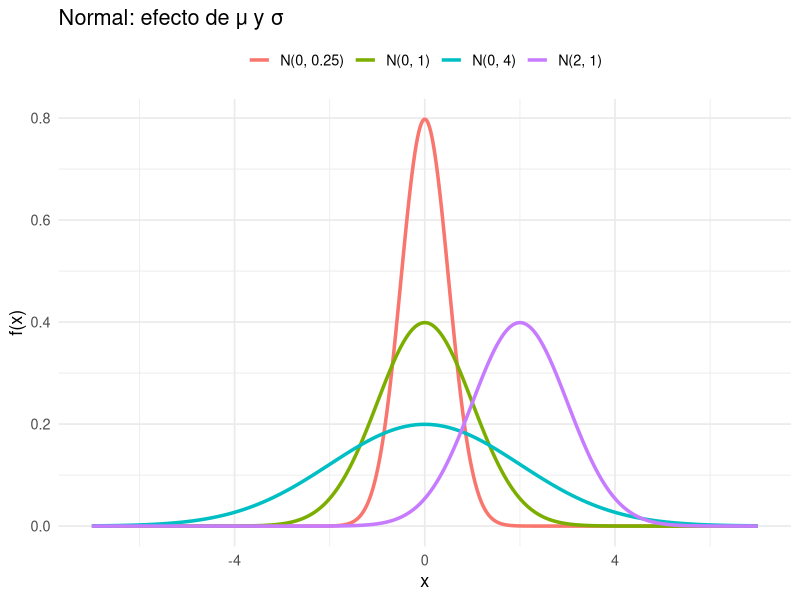
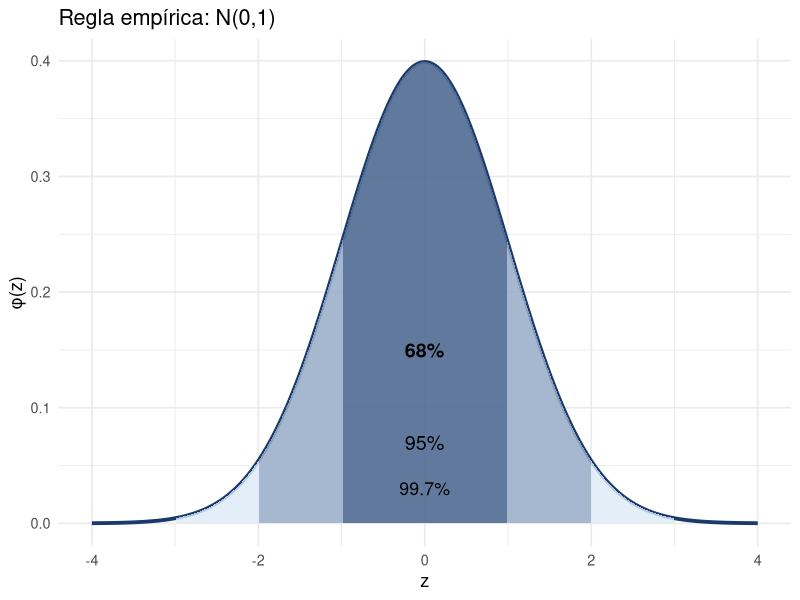
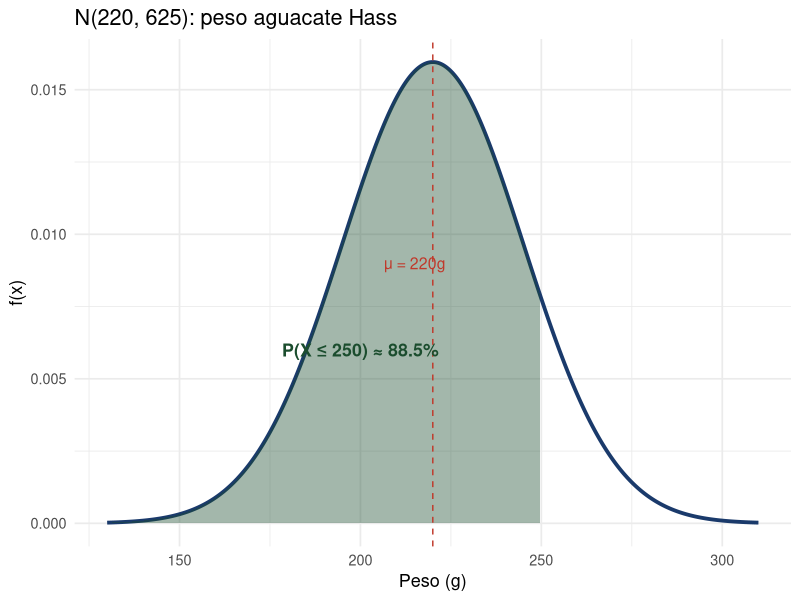
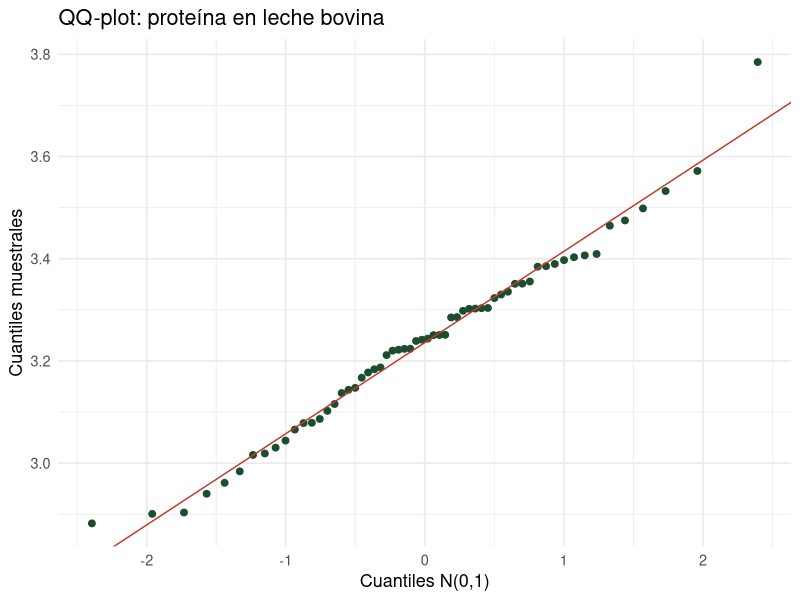
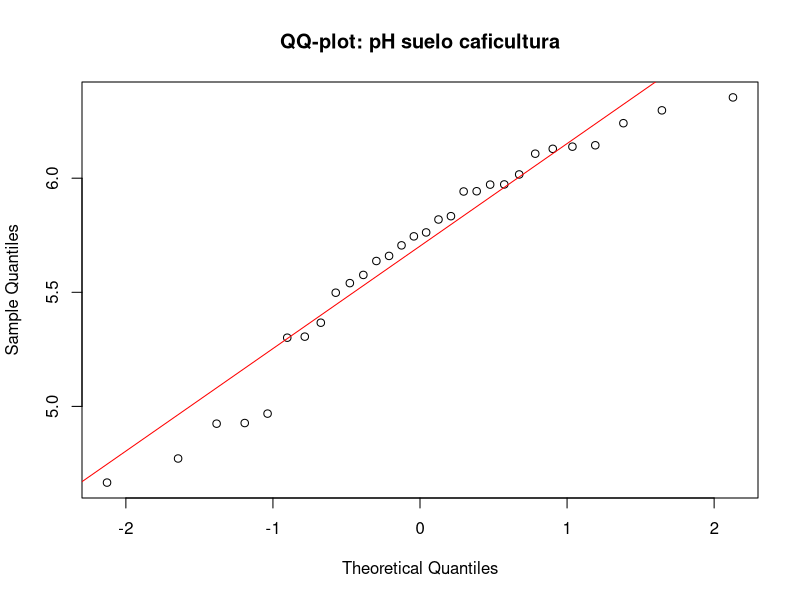

Source code (R) for these figures, in order:
## ---- chunk 1
#| echo: true
#| fig-height: 4
library(ggplot2); library(tidyverse)
params <- tibble(mu = c(0, 2, 0, 0), sigma = c(1, 1, 0.5, 2))
x <- seq(-7, 7, length.out = 500)
df <- params |>
  rowwise() |>
  mutate(data = list(tibble(x = x, f = dnorm(x, mu, sigma)))) |>
  unnest(data) |>
  mutate(etiq = paste0("N(", mu, ", ", sigma^2, ")"))

ggplot(df, aes(x, f, color = etiq)) +
  geom_line(linewidth = 1.2) +
  labs(x = "x", y = "f(x)", color = NULL,
       title = "Normal: efecto de μ y σ") +
  theme_minimal(base_size = 13) +
  theme(legend.position = "top")
## ---- chunk 2
#| echo: true
pnorm(1) - pnorm(-1)   # P(-1 < Z < 1)
pnorm(2) - pnorm(-2)   # P(-2 < Z < 2)
pnorm(3) - pnorm(-3)   # P(-3 < Z < 3)
## ---- chunk 3
#| echo: true
#| fig-height: 4
library(ggplot2)
x <- seq(-4, 4, length.out = 500)
df <- data.frame(x, f = dnorm(x))

ggplot(df, aes(x, f)) +
  geom_line(linewidth = 1.3, color = "#1a3a6b") +
  geom_ribbon(data = subset(df, x >= -3 & x <= 3),
              aes(ymin = 0, ymax = f), fill = "#dce9f7", alpha = 0.8) +
  geom_ribbon(data = subset(df, x >= -2 & x <= 2),
              aes(ymin = 0, ymax = f), fill = "#1a3a6b", alpha = 0.3) +
  geom_ribbon(data = subset(df, x >= -1 & x <= 1),
              aes(ymin = 0, ymax = f), fill = "#1a3a6b", alpha = 0.5) +
  annotate("text", x = 0, y = 0.15, label = "68%", size = 5, fontface = "bold") +
  annotate("text", x = 0, y = 0.07, label = "95%", size = 5) +
  annotate("text", x = 0, y = 0.03, label = "99.7%", size = 4.5) +
  labs(x = "z", y = "φ(z)", title = "Regla empírica: N(0,1)") +
  theme_minimal(base_size = 13)
## ---- chunk 4
#| echo: true
mu <- 220; sigma <- 25

# (1) P(X <= 250)
pnorm(250, mean = mu, sd = sigma)

# (2) P(180 <= X <= 260)
pnorm(260, mu, sigma) - pnorm(180, mu, sigma)

# (3) P(X > 280)
pnorm(280, mu, sigma, lower.tail = FALSE)

# (4) c tal que P(X <= c) = 0.90
qnorm(0.90, mean = mu, sd = sigma)
## ---- chunk 5
#| echo: true
#| fig-height: 4
mu <- 220; sigma <- 25
x <- seq(130, 310, length.out = 500)
df <- data.frame(x, f = dnorm(x, mu, sigma))

ggplot(df, aes(x, f)) +
  geom_line(color = "#1a3a6b", linewidth = 1.3) +
  geom_ribbon(data = subset(df, x <= 250),
              aes(ymin = 0, ymax = f), fill = "#1b4d2e", alpha = 0.4) +
  geom_vline(xintercept = mu, color = "#c0392b", linetype = "dashed") +
  annotate("text", x = 215, y = 0.009, label = "μ = 220g", color = "#c0392b", size = 4) +
  annotate("text", x = 200, y = 0.006, label = "P(X ≤ 250) ≈ 88.5%",
           color = "#1b4d2e", size = 4.5, fontface = "bold") +
  labs(x = "Peso (g)", y = "f(x)", title = "N(220, 625): peso aguacate Hass") +
  theme_minimal(base_size = 13)
## ---- chunk 6
#| echo: true
# Verificación de simetría
pnorm(-1.5)                    # P(Z <= -1.5)
1 - pnorm(1.5)                 # 1 - Phi(1.5)  => deben ser iguales
pnorm(1.96) - pnorm(-1.96)     # P(-1.96 < Z < 1.96) ≈ 0.95
## ---- chunk 7
#| echo: true
# Valores críticos más usados
cat("z_0.90 =", round(qnorm(0.90), 4), "\n")   # 1.2816
cat("z_0.95 =", round(qnorm(0.95), 4), "\n")   # 1.6449
cat("z_0.975 =", round(qnorm(0.975), 4), "\n") # 1.9600
cat("z_0.995 =", round(qnorm(0.995), 4), "\n") # 2.5758
## ---- chunk 8
#| echo: true
mu <- 3.20; sigma <- 0.18
# P(X < 2.9): proporción que no cumple
pnorm(2.90, mu, sigma)
# Estandarización manual
z <- (2.90 - mu) / sigma
cat("z =", round(z, 4), "  P(Z <", round(z,2), ") =", round(pnorm(z), 4), "\n")
## ---- chunk 9
#| echo: true
#| fig-height: 3.5
# QQ-plot para verificar normalidad
set.seed(16)
proteina <- rnorm(60, mean = 3.20, sd = 0.18)

library(ggplot2)
df_qq <- data.frame(
  teorico  = qnorm(ppoints(length(proteina))),
  muestral = sort(proteina)
)
ggplot(df_qq, aes(teorico, muestral)) +
  geom_point(color = "#1b4d2e", size = 2) +
  geom_abline(slope = sd(proteina), intercept = mean(proteina),
              color = "#c0392b") +
  labs(x = "Cuantiles N(0,1)", y = "Cuantiles muestrales",
       title = "QQ-plot: proteína en leche bovina") +
  theme_minimal(base_size = 13)
## ---- chunk 10
#| echo: true
# Prueba formal de normalidad
set.seed(16)
proteina <- rnorm(60, mean = 3.20, sd = 0.18)
shapiro.test(proteina)

# Interpretación: si p-valor > 0.05, no se rechaza normalidad
## ---- chunk 11
#| echo: true
mu <- 22; sigma <- 3

# (a) P(X > 25)
pnorm(25, mu, sigma, lower.tail = FALSE)

# (b) P(18 <= X <= 26)
pnorm(26, mu, sigma) - pnorm(18, mu, sigma)

# (c) c tal que P(X > c) = 0.05
qnorm(0.95, mu, sigma)

# (d) Regla 2-sigma
pnorm(mu + 2*sigma, mu, sigma) - pnorm(mu - 2*sigma, mu, sigma)
## ---- chunk 12
#| echo: true
mu <- 7.5; sigma <- 0.8

# P(rechazada) = P(X < 6.5) + P(X > 9.0)
p_bajo <- pnorm(6.5, mu, sigma)
p_alto <- pnorm(9.0, mu, sigma, lower.tail = FALSE)
cat("P(rechazo) =", round(p_bajo + p_alto, 4), "\n")

# Percentil 10
qnorm(0.10, mu, sigma)
## ---- chunk 13
#| echo: true
set.seed(16)
ph_suelo <- c(rnorm(25, 5.8, 0.3), runif(5, 4.5, 5.0))  # datos ligeramente no normales
shapiro.test(ph_suelo)
qqnorm(ph_suelo, main = "QQ-plot: pH suelo caficultura")
qqline(ph_suelo, col = "red")
